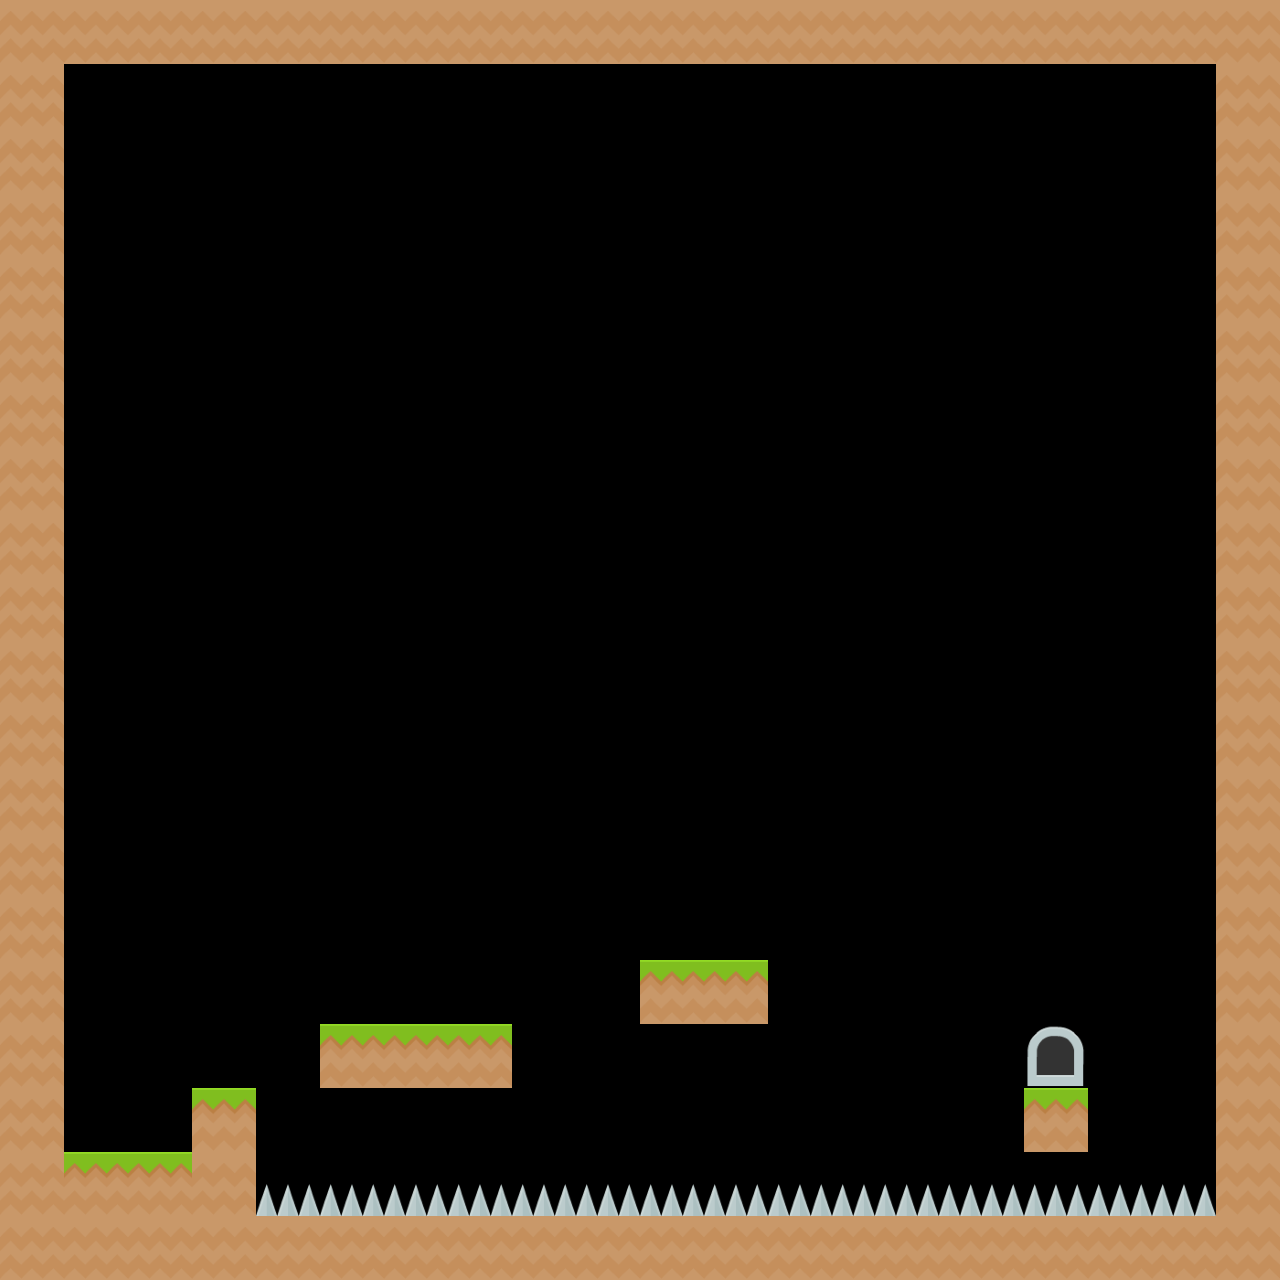

The image is a tile-based game level rendered from a .tmx file. Its description and complete source (layers, tilesets, objects, tile grids) follow:
An orthogonal 20x20 tile map with 64x64 px tiles, 2 tile layers (Setup, Usefull) and 2 objects (Player_spawn, Border).

<map version="1.9" tiledversion="1.9.2" orientation="orthogonal" renderorder="right-down" width="20" height="20" tilewidth="64" tileheight="64" infinite="0" nextlayerid="4" nextobjectid="3">
 <tileset firstgid="1" source="platformer_tile_set..tsx" />
 <layer id="1" name="Setup" width="20" height="20">
  <data encoding="csv">
0,4,6,1,9,10,7,8,11,0,0,0,0,0,0,0,0,0,0,0,
0,0,0,0,0,0,0,0,0,0,0,0,0,0,0,0,0,0,0,0,
0,0,0,0,0,0,0,0,0,0,0,0,0,0,0,0,0,0,0,0,
0,0,0,0,0,0,0,0,0,0,0,0,0,0,0,0,0,0,0,0,
0,0,0,0,0,0,0,0,0,0,0,0,0,0,0,0,0,0,0,0,
0,0,0,0,0,0,0,0,0,0,0,0,0,0,0,0,0,0,0,0,
0,0,0,0,0,0,0,0,0,0,0,0,0,0,0,0,0,0,0,0,
0,0,0,0,0,0,0,0,0,0,0,0,0,0,0,0,0,0,0,0,
0,0,0,0,0,0,0,0,0,0,0,0,0,0,0,0,0,0,0,0,
0,0,0,0,0,0,0,0,0,0,0,0,0,0,0,0,0,0,0,0,
0,0,0,0,0,0,0,0,0,0,0,0,0,0,0,0,0,0,0,0,
0,0,0,0,0,0,0,0,0,0,0,0,0,0,0,0,0,0,0,0,
0,0,0,0,0,0,0,0,0,0,0,0,0,0,0,0,0,0,0,0,
0,0,0,0,0,0,0,0,0,0,0,0,0,0,0,0,0,0,0,0,
0,0,0,0,0,0,0,0,0,0,0,0,0,0,0,0,0,0,0,0,
0,0,0,0,0,0,0,0,0,0,0,0,0,0,0,0,0,0,0,0,
0,0,0,0,0,0,0,0,0,0,0,0,0,0,0,0,0,0,0,0,
0,0,0,0,0,0,0,0,0,0,0,0,0,0,0,0,0,0,0,0,
0,0,0,0,0,0,0,0,0,0,0,0,0,0,0,0,0,0,0,0,
0,0,0,0,0,0,0,0,0,0,0,0,0,0,0,0,0,0,0,0
</data>
 </layer>
 <layer id="2" name="Usefull" width="20" height="20">
  <data encoding="csv">
4,4,4,4,4,4,4,4,4,4,4,4,4,4,4,4,4,4,4,4,
4,0,0,0,0,0,0,0,0,0,0,0,0,0,0,0,0,0,0,4,
4,0,0,0,0,0,0,0,0,0,0,0,0,0,0,0,0,0,0,4,
4,0,0,0,0,0,0,0,0,0,0,0,0,0,0,0,0,0,0,4,
4,0,0,0,0,0,0,0,0,0,0,0,0,0,0,0,0,0,0,4,
4,0,0,0,0,0,0,0,0,0,0,0,0,0,0,0,0,0,0,4,
4,0,0,0,0,0,0,0,0,0,0,0,0,0,0,0,0,0,0,4,
4,0,0,0,0,0,0,0,0,0,0,0,0,0,0,0,0,0,0,4,
4,0,0,0,0,0,0,0,0,0,0,0,0,0,0,0,0,0,0,4,
4,0,0,0,0,0,0,0,0,0,0,0,0,0,0,0,0,0,0,4,
4,0,0,0,0,0,0,0,0,0,0,0,0,0,0,0,0,0,0,4,
4,0,0,0,0,0,0,0,0,0,0,0,0,0,0,0,0,0,0,4,
4,0,0,0,0,0,0,0,0,0,0,0,0,0,0,0,0,0,0,4,
4,0,0,0,0,0,0,0,0,0,0,0,0,0,0,0,0,0,0,4,
4,0,0,0,0,0,0,0,0,0,0,0,0,0,0,0,0,0,0,4,
4,0,0,0,0,0,0,0,0,0,6,6,0,0,0,0,0,0,0,4,
4,0,0,0,0,6,6,6,0,0,0,0,0,0,0,0,11,0,0,4,
4,0,0,6,0,0,0,0,0,0,0,0,0,0,0,0,6,0,0,4,
4,6,6,4,9,9,9,9,9,9,9,9,9,9,9,9,9,9,9,4,
4,4,4,4,4,4,4,4,4,4,4,4,4,4,4,4,4,4,4,4
</data>
 </layer>
 <objectgroup id="3" name="Calque d'Objets 1">
  <object id="1" name="Player_spawn" x="92" y="1151">
   <point />
  </object>
  <object id="2" name="Border" x="1280" y="896">
   <point />
  </object>
 </objectgroup>
</map>
